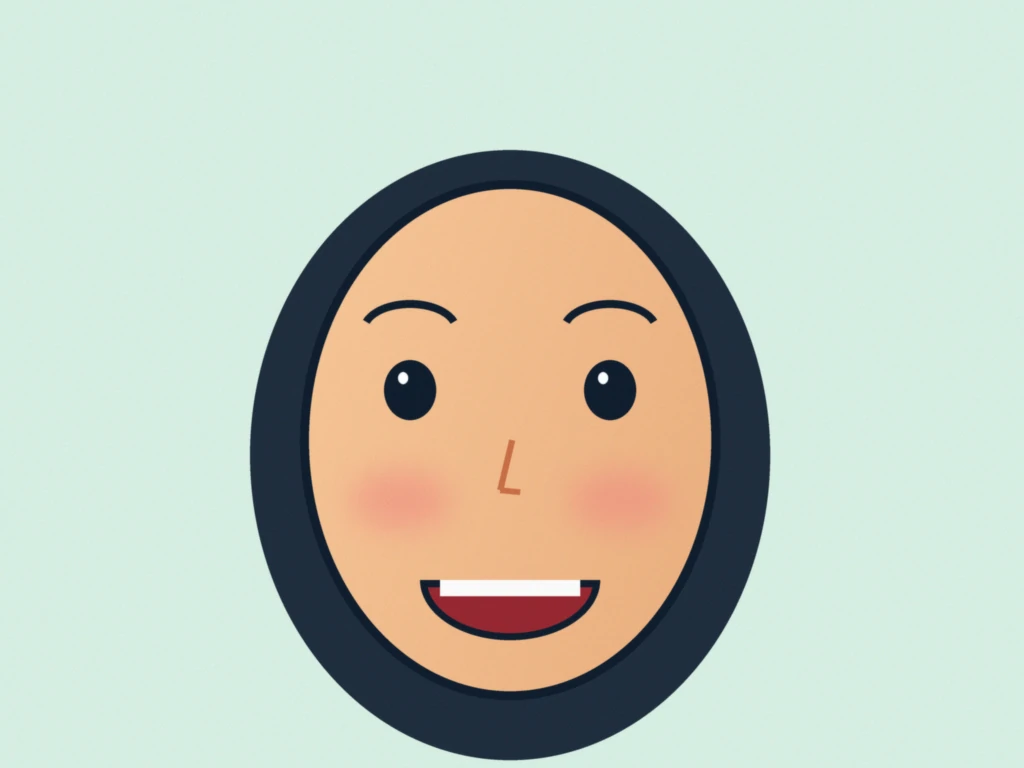
#> input picture app/ui/e2e/fixtures/face-large.webp, 1024 x 768 px
$ python -i outline.py   (imports and definitions only)
#> lines starting #> are read from the running program, lines starting #| are printed output that depends on the picture
### src/pngsvg/color.py
"""Color utilities: sRGB <-> CIE Lab, Delta E, edge-preserving smoothing, palette reduction."""
from __future__ import annotations

import numpy as np
from PIL import Image
from scipy import ndimage

_M = np.array([[0.4124, 0.3576, 0.1805], [0.2126, 0.7152, 0.0722], [0.0193, 0.1192, 0.9505]], dtype=np.float32)
_WHITE = np.array([0.95047, 1.0, 1.08883], dtype=np.float32)


def to_lab(rgb: np.ndarray) -> np.ndarray:
    """sRGB (0..255, any shape ending in 3) -> CIE Lab (D65), float32."""
    c = np.asarray(rgb, dtype=np.float32) / 255.0
    c = np.where(c > 0.04045, ((c + 0.055) / 1.055) ** 2.4, c / 12.92)
    xyz = (c @ _M.T) / _WHITE
    f = np.where(xyz > 0.008856, np.cbrt(xyz), 7.787 * xyz + 16 / 116)
    return np.stack([116 * f[..., 1] - 16, 500 * (f[..., 0] - f[..., 1]), 200 * (f[..., 1] - f[..., 2])], axis=-1)


def delta_e(lab_a: np.ndarray, lab_b: np.ndarray) -> np.ndarray:
    """CIE76 color difference (perceptual distance; ~2.3 = just noticeable)."""
    return np.linalg.norm(np.asarray(lab_a, np.float32) - np.asarray(lab_b, np.float32), axis=-1)


# [34 lines left out: functions guided_filter, reduce_palette, not called in this run]


def to_hex(rgb) -> str:
    r, g, b = (int(round(float(v))) for v in np.clip(rgb, 0, 255))
    return f'#{r:02X}{g:02X}{b:02X}'


# [33 lines left out: function delta_e2000, not called in this run]

### src/pngsvg/outline.py
"""Outline (ink line) separation by color unmixing.

Every pixel near an outline is modelled as a blend of the ink color I and the color behind it B:
    p = alpha * I + (1 - alpha) * B
B is taken from the nearest pixel outside the outline band. If p lies close to the segment I->B, alpha is its
position on that segment (anti-aliasing / soft edge); otherwise p is a genuine color (lips, nose, blush) and gets
alpha 0. The resulting continuous alpha map gives sub-pixel accurate, smooth outlines when upsampled, and the
same model lets the fill layer replace outline pixels with the color behind them.
"""
from __future__ import annotations

from dataclasses import dataclass

import numpy as np
from scipy import ndimage

from .color import delta_e, to_lab


@dataclass
class OutlineParams:
    core_de: float = 9.0        # Delta E to ink color below which a pixel is pure ink
    dark_margin: float = 3.0    # pixels darker (L*) than ink L* + margin are always ink (ink blended with deep reds)
    thin_size: int = 7          # thin lines (anti-aliased, never reaching full ink): black top-hat window...
    thin_depth: float = 25.0    # ...L* darker than their surroundings by at least this...
    thin_ab: float = 16.0       # ...with ink-like hue (a*b* distance), so brown wrinkles / grey brows stay color
    band: int = 5               # px around ink cores examined for blending
    residual: float = 36.0      # max RGB distance from the I->B segment to count as a blend
    ink_line_size: int = 21     # lines thinner than this (px) define the ink color...
    ink_chroma: float = 15.0    # a darkest-pixel color with more chroma (a*b*) than this is checked against lines:
    ink_line_fraction: float = 0.4  # use line pixels when fewer of the darkest pixels than this are lines...
    ink_line_pct: float = 5.0   # ...and take the darkest N % of them (line cores; darker is the safer error)
    ink_percentile: float = 2.0  # ink color = median of the darkest N% pixels (halved down to 0.5 % if too light)
    max_ink_l: float = 35.0     # if the darkest pixels are lighter than this L*, the image has no outlines
    halo_px: int = 3            # sharpening halos: within this distance of ink...
    halo_ab: float = 12.0       # ...same hue as the color behind (a*b* distance below this)...
    halo_l: float = 30.0        # ...and lighter by at most this much L* -> flattened to the color behind


@dataclass
class Outline:
    alpha: np.ndarray           # HxW float32, 0..1 ink coverage
    ink_rgb: np.ndarray         # (3,) ink color
    behind_rgb: np.ndarray      # HxWx3 uint8: image with ink removed (color behind the outline)


def detect_ink(rgb: np.ndarray, lab: np.ndarray, p: OutlineParams):
    """Ink color = median of the darkest pixels. When that color is clearly chromatic and those pixels are mostly
    large dark AREAS rather than lines (a dark purple flag, deep blue water), the ink is taken from line pixels instead - pixels darker than their
    surroundings, i.e. structures thinner than ink_line_size - so the outline layer gets the color of the lines."""
    L = lab[..., 0]
    pct = p.ink_percentile
    cut = np.percentile(L, pct)
    while cut > p.max_ink_l and pct > 0.3:     # thin outlines on a big image cover < 2 % of the pixels:
        pct /= 2                                # look at an even darker tail before concluding there is no ink
        cut = np.percentile(L, pct)
    if cut > p.max_ink_l:
        return None
    darkest = L <= cut
    ink = np.median(rgb[darkest], axis=0).astype(np.float32)
    chroma = float(np.hypot(*to_lab(ink)[1:]))
    if chroma < p.ink_chroma:                   # near-neutral (black) ink: right for line art even when the
        return ink                              # darkest pixels are hair or a night sky
    line = (ndimage.grey_closing(L, size=p.ink_line_size) - L) > p.thin_depth
    if (line & darkest).sum() < p.ink_line_fraction * darkest.sum() and line.sum() >= max(200, 0.002 * L.size):
        lcut = np.percentile(L[line], p.ink_line_pct)
        if lcut <= p.max_ink_l:
            return np.median(rgb[line & (L <= lcut)], axis=0).astype(np.float32)
    return ink


def separate(rgb: np.ndarray, p: OutlineParams | None = None) -> Outline:
    p = p or OutlineParams()
    lab = to_lab(rgb)
    ink = detect_ink(rgb, lab, p)
    if ink is None:
        return Outline(np.zeros(rgb.shape[:2], np.float32), np.zeros(3, np.float32), rgb.copy())
    ink_lab = to_lab(ink)
    L = lab[..., 0]
    tophat = ndimage.grey_closing(L, size=p.thin_size) - L          # local darkness of thin structures
    thin = (tophat > p.thin_depth) & (np.linalg.norm(lab[..., 1:] - ink_lab[1:], axis=-1) < p.thin_ab)
    core = (delta_e(lab, ink_lab) < p.core_de) | (L < ink_lab[0] + p.dark_margin) | thin
    core = ndimage.binary_opening(core, iterations=1) | (core & (lab[..., 0] < ink_lab[0] + p.dark_margin))

    band = ndimage.binary_dilation(core, iterations=p.band)
    _, (iy, ix) = ndimage.distance_transform_edt(band, return_indices=True)
    px = rgb.astype(np.float32)
    behind = px[iy, ix]
    v = behind - ink
    t = np.clip(((px - ink) * v).sum(-1) / np.maximum((v * v).sum(-1), 1.0), 0.0, 1.0)
    resid = np.linalg.norm(px - (ink + t[..., None] * v), axis=-1)
    blend = band & ~core & (resid < p.residual)
    alpha = np.where(core, 1.0, np.where(blend, 1.0 - t, 0.0)).astype(np.float32)

    # Over-sharpened generators leave a light rim of the SAME hue next to the ink; flatten it to the color behind.
    lab_b = to_lab(behind)
    dl = lab[..., 0] - lab_b[..., 0]
    dab = np.linalg.norm(lab[..., 1:] - lab_b[..., 1:], axis=-1)
    near_ink = ndimage.distance_transform_edt(~core) <= p.halo_px
    halo = near_ink & ~core & ~blend & (dl > 0) & (dl < p.halo_l) & (dab < p.halo_ab)

    replace = (alpha > 0.02) | halo
    _, (jy, jx) = ndimage.distance_transform_edt(replace, return_indices=True)
    return Outline(alpha, ink, rgb[jy, jx])


def outline_mask(alpha: np.ndarray, scale: int, threshold: float = 0.5, smooth: float = 0.6) -> np.ndarray:
    """Upsample the alpha map `scale` times (bilinear), smooth lightly, threshold -> crisp sub-pixel outline."""
    from PIL import Image
    h, w = alpha.shape
    big = np.asarray(Image.fromarray((alpha * 255).astype(np.uint8)).resize((w * scale, h * scale), Image.BILINEAR),
                     dtype=np.float32) / 255
    if smooth > 0:
        big = ndimage.gaussian_filter(big, sigma=scale * smooth)
    return big > threshold

>>> import cv2
>>> picture = cv2.imread('../../app/ui/e2e/fixtures/face-large.webp', cv2.IMREAD_GRAYSCALE)
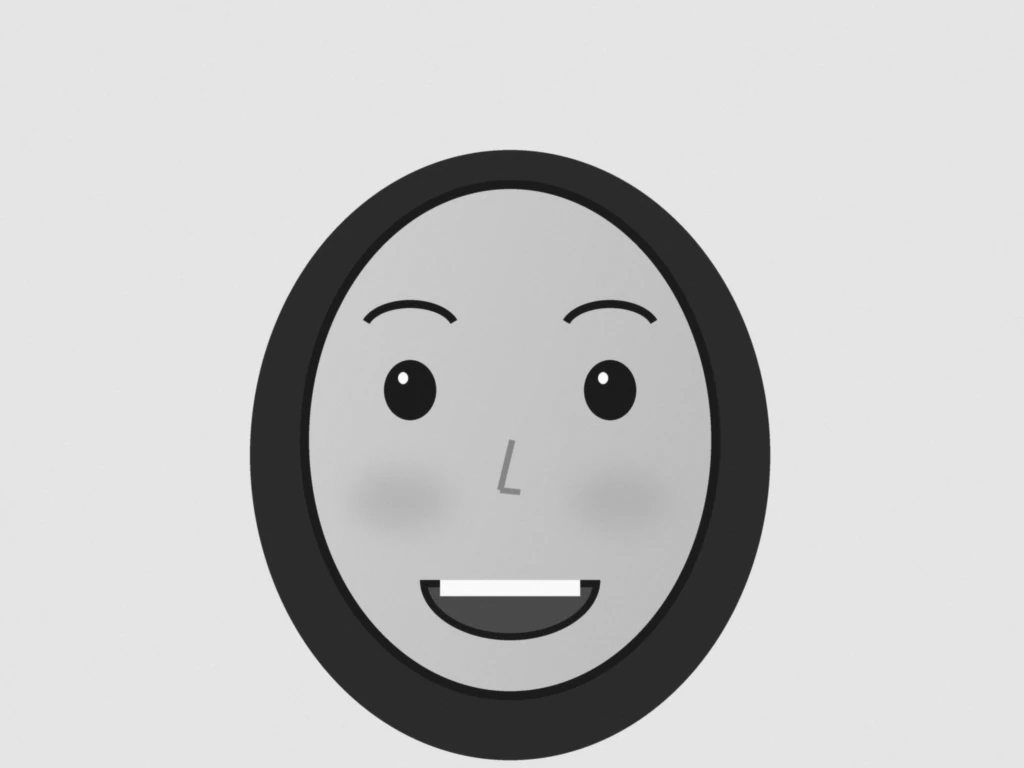
#> picture: shape (768, 1024); min 18, max 255, mean 198.2
>>> result = separate(picture)
#> in to_lab, `c = np.where(c > 0.04045, ((c + 0.055) / 1.055) ** 2.4, c / 12.92)`:
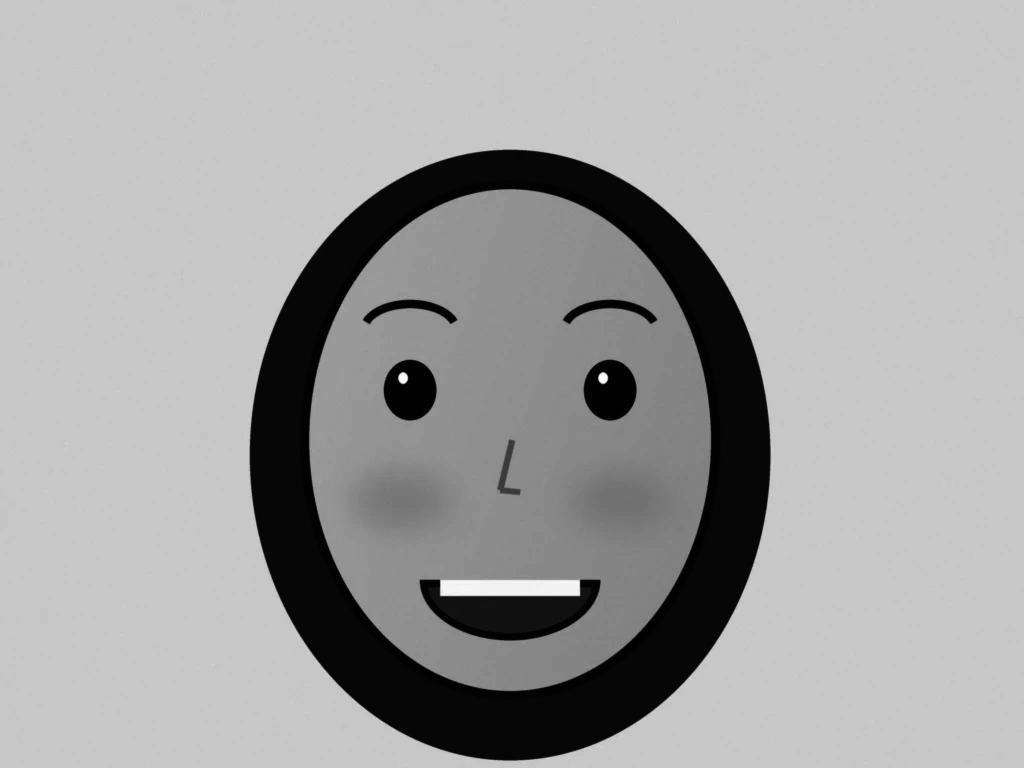
#> c: shape (768, 1024) float32; min 0.00605, max 1, mean 0.64
#> (the run stopped early here; a loop or call above may not have finished)
